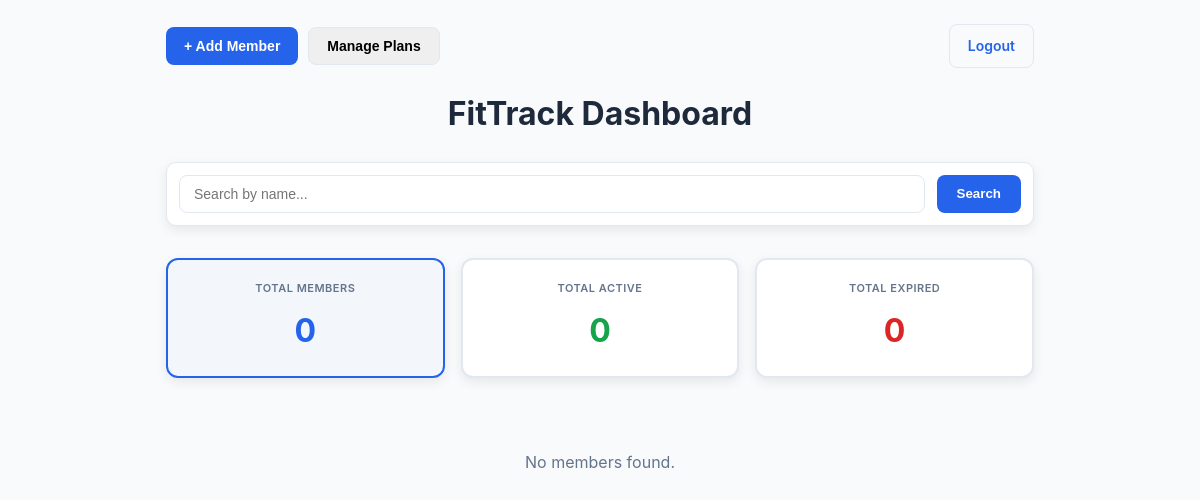
The app's page / (signed in), older data.
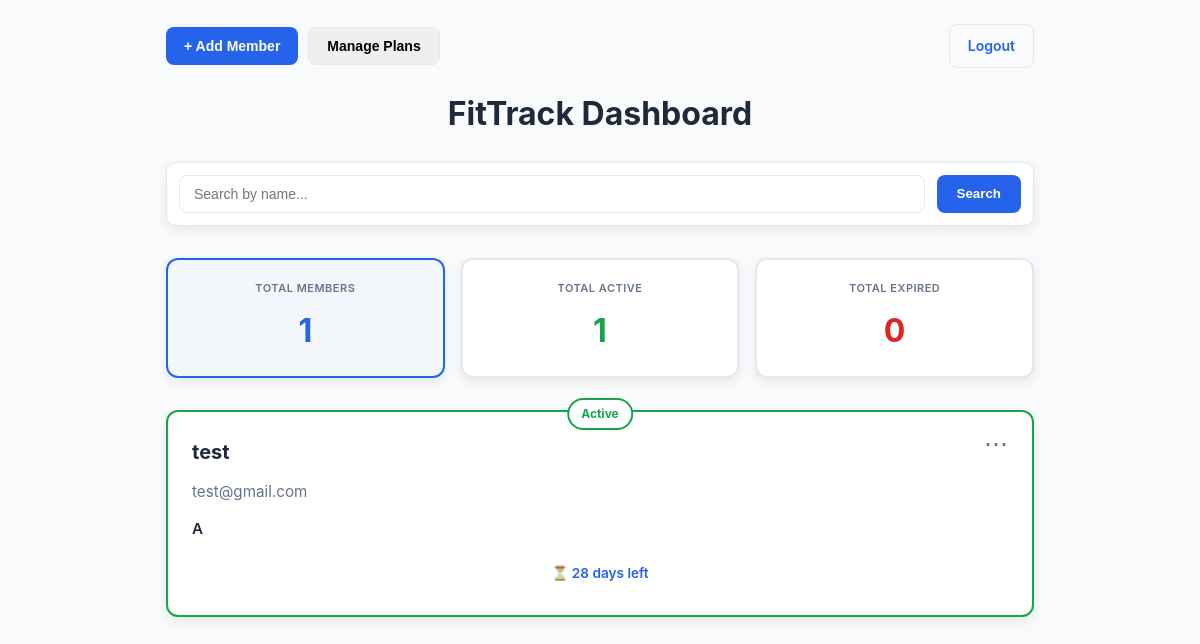
The same page, newer data.
### gym/models.py (models this page shows, shortened)
class Member(models.Model):
    name = models.CharField(max_length=100)
    email = models.EmailField()
    plan = models.ForeignKey(Plan, on_delete=models.SET_NULL, null=True)
    start_date = models.DateField(default=date.today)
    expiry_date = models.DateField()
    owner = models.ForeignKey(User, on_delete=models.CASCADE, null=True, blank=True)
    @property
    def status(self):
        from django.utils import timezone
        return "Active" if self.expiry_date >= timezone.now().date() else "Expired"
    @property
    def days_remaining(self):
        today = date.today()
        delta = self.expiry_date - today
        return max(0, delta.days)

class Plan(models.Model):
    name = models.CharField(max_length=50) # Plan A, B, C
    description = models.TextField()
    price = models.DecimalField(max_digits=10, decimal_places=2)
    duration_months = models.IntegerField(default=1)
    owner = models.ForeignKey(User, on_delete=models.CASCADE, null=True, blank=True)

### gym/views.py (the view)
# urls.py: path('', views.home, name='home'),               # List members
@login_required
def home(request):
    from django.utils import timezone
    query = request.GET.get('q')
    status_filter = request.GET.get('status')  # Get status filter (all, active, expired)
    if query:
        members = Member.objects.filter(owner=request.user, name__icontains=query) | Member.objects.filter(owner=request.user, email__icontains=query)
    else:
        members = Member.objects.filter(owner=request.user)
    today = timezone.now().date()
    if status_filter == 'active':
        members = [m for m in members if m.expiry_date >= today]
    elif status_filter == 'expired':
        members = [m for m in members if m.expiry_date < today]
    all_members = Member.objects.filter(owner=request.user)
    total_members = all_members.count()
    total_active = sum(1 for m in all_members if m.expiry_date >= today)
    total_expired = sum(1 for m in all_members if m.expiry_date < today)
    total_revenue = all_members.aggregate(Sum('plan__price'))['plan__price__sum'] or 0
    plans = Plan.objects.filter(owner=request.user)
    context = {
        'members': members,
        'query': query,
        'status_filter': status_filter,
        'total_members': total_members,
        'total_active': total_active,
        'total_expired': total_expired,
        'total_revenue': total_revenue,
        'plans': plans,
    }
    return render(request, 'gym/home.html', context)

### gym/templates/gym/home.html (shortened to what this page needs)
<!DOCTYPE html>
<html>
<head>
    {% load static %}
    <link rel="stylesheet" href="{% static 'gym/home.css' %}">
</head>
<body>
    <div class="container">
        <div style="display:flex; gap:10px; align-items:center; justify-content:space-between;">
            <div style="display:flex; gap:10px;">
                <button id="open-add" class="btn btn-primary">+ Add Member</button>
                <button id="open-plans" class="btn" style="border:1px solid #e2e8f0;">Manage Plans</button>
            </div>
            <a href="{% url 'logout' %}" class="btn" style="border:1px solid #e2e8f0;">Logout</a>
        </div>
    <div class="header-flex">
        <h1>FitTrack Dashboard</h1>
    </div>
    <form method="GET" action="{% url 'home' %}" class="search-container">
        <input type="text" name="q" placeholder="Search by name..." value="{{ query|default:'' }}">
        <button type="submit" class="btn1 btn-primary">Search</button>
    </form>
    <ul>
        <div class="stats-container">
            <a href="{% url 'home' %}" class="stat-box {% if not status_filter or status_filter == 'all' %}stat-active{% endif %}">
                <small>Total Members</small>
                <h2>{{ total_members }}</h2>
            </a>
            <a href="{% url 'home' %}?status=active" class="stat-box {% if status_filter == 'active' %}stat-active{% endif %}">
                <small>Total Active</small>
                <h2 style="color: var(--success);">{{ total_active }}</h2>
            </a>
            <a href="{% url 'home' %}?status=expired" class="stat-box {% if status_filter == 'expired' %}stat-active{% endif %}">
                <small>Total Expired</small>
                <h2 style="color: var(--danger);">{{ total_expired }}</h2>
            </a>
        </div>
        {% for member in members %}
        <li class="member-card {% if member.status == 'Active' %}member-active{% else %}member-inactive{% endif %}"
            data-id="{{ member.id }}"
            data-name="{{ member.name }}"
            data-email="{{ member.email }}"
            data-plan-id="{{ member.plan.id }}"
            data-start-date="{{ member.start_date }}"
            data-expiry-date="{{ member.expiry_date }}">
            <div class="member-info">
                <div class="member-name">{{ member.name }}</div>
                <div class="member-email">{{ member.email }}</div>
                <div class="member-plan">{{ member.plan.name }}</div>
                <div class="days-badge">⏳ {{ member.days_remaining }} days left</div>
            </div>
            <div class="card-controls">
                <button class="ellipsis-btn" aria-expanded="false" aria-label="More options">⋯</button>
            </div>
        </li>
        {% empty %}
            <p style="text-align: center; color: #64748b; padding: 40px 20px; font-size: 16px;">No members found.</p>
        {% endfor %}
    </ul>
    </div>
    </body>
    </html>

Row changes from the older to the newer data that the page shows:
added Member: name "test", email "test@gmail.com", plan.name "A", days_remaining "28"
Text that changed along with them:
{{ total_members }}: "0" → "1"
{{ total_active }}: "0" → "1"
text no longer shown: "No members found."
